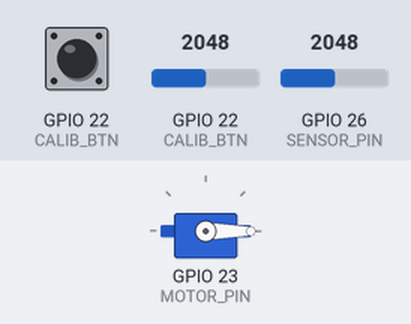
This sketch was run on a simulated ESP32. Parts: servo. The inputs (shaded band) are chosen by the test bench; at power-on: GPIO 22 (CALIB_BTN) HIGH, GPIO 26 (SENSOR_PIN) = 2048, GPIO 22 (CALIB_BTN) = 2048. EEPROM starts erased; what the sketch prints to the serial monitor is not drawn.

Above: at 1.2 s.
1.3 s: GPIO 22 (CALIB_BTN) pulled LOW for 0.15 s
At 6.4 s:
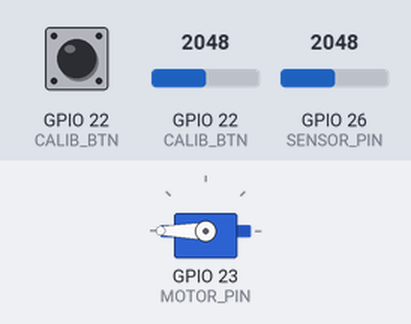
7.4 s: GPIO 26 (SENSOR_PIN) set to 491
10.4 s: GPIO 26 (SENSOR_PIN) set to 1228
13.4 s: GPIO 26 (SENSOR_PIN) set to 2047
At 13.55 s:
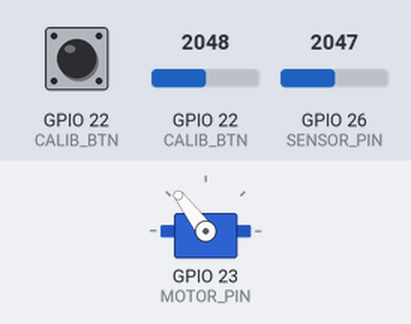
16.4 s: GPIO 26 (SENSOR_PIN) set to 160
At 17.7 s:
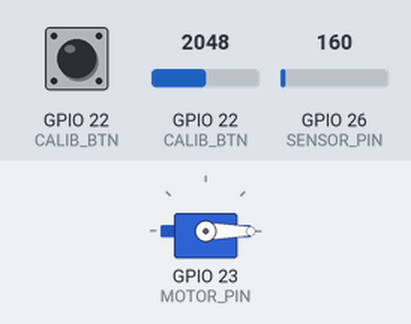
18.0 s: GPIO 22 (CALIB_BTN) pulled LOW for 1 s
At 29.0 s:
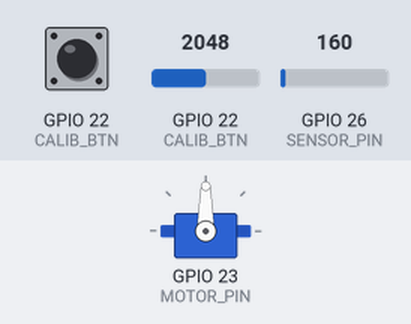
Timing chart, 0 to 29.9 s (numbered marks = the images above; inputs shaded):
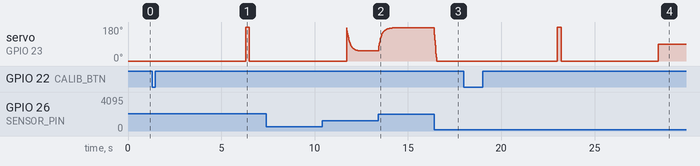

Measured:
- after the input at 1.3 s, servo on GPIO 23 (MOTOR_PIN): 0° → 180° after 5.0 s, → 0° 0.20 s later
- after the input at 7.4 s, every drawn part: stays the same
- after the input at 13.4 s, servo on GPIO 23 (MOTOR_PIN): moves from 53° to 176° over 1.1 s, starting at once
- after the input at 16.4 s, servo on GPIO 23 (MOTOR_PIN): moves from 176° to 0° over 0.15 s, starting at once
- after the input at 18.0 s, servo on GPIO 23 (MOTOR_PIN): 0° → 180° after 5.0 s, → 0° 0.20 s later, → 90° 5.2 s later

The sketch:

elric.ino
```cpp
#include <Servo.h>
#include <EEPROM.h>
#include <Filters.h>
#include <stdarg.h>

// Tune-able parameters
const int POLL_RATE          = 1;        // Poll rate in ms
const int DEFAULT_MIN_INPUT  = 100;      // Minimum input value (0-1024
const int DEFAULT_MAX_INPUT  = 200;      // Maximum input value (0-1024)
const int RANGE_DELTA        = 25;       // Delta for calibrated range
const int CALIBRATE_LENGTH   = 50;       // Number of values to collect for calibration
const int CALIBRATE_TIME     = 5000;     // Duration (ms) to collect calibration data
const int CURVE_STEEPNESS    = 20;       // Steepness of output curve. DO NOT GO BELOW LIKE 4 OR SOMETHING.
const float FILTER_FREQUENCY = 1;        // Frequency in HZ of LPF

// Pins
const int MOTOR_PIN  = 23; // Servo
const int SENSOR_PIN = 26; // Myoelectric sensor
const int CALIB_BTN  = 22; // Button for calibration routine

// EEPROM addresses
const int MIN_VAL_ADDR = 0;
const int MAX_VAL_ADDR = 0 + sizeof(int);

Servo servo;
FilterOnePole lpf(LOWPASS, FILTER_FREQUENCY);

void setup() {
  Serial.begin(115200);
  servo.attach(MOTOR_PIN);
  pinMode(SENSOR_PIN, INPUT);
  pinMode(CALIB_BTN, INPUT_PULLUP);
}

void loop() {
  float output_value;
  int input_value = analogRead(SENSOR_PIN);
  static int min_input = EEPROM_read_int(MIN_VAL_ADDR);
  static int max_input = EEPROM_read_int(MAX_VAL_ADDR);

  // Calibration buttons
  if (digitalRead(CALIB_BTN) == LOW) {
    calibration_sequence(CALIB_BTN, &min_input, &max_input);
  }

  // Apply LPF
  lpf.input(input_value);
  output_value = lpf.output();

  // Scale to range
  output_value = scale_to_range(output_value, min_input, max_input, 0, 1);

  // Debug, plot two graphs
  debug_graph(4, // Number of arguments
              scale_to_range(input_value, 0, 1024, 0, 1024),
              scale_to_range(output_value, 0, 1, 0, 1024),
              min_input,
              max_input
              );

  // Apply curve
  //output_value = curve(output_value, CURVE_STEEPNESS);

  // Write to servo
  servo.write(180 - scale_to_range(output_value, 0, 1, 0, 180));
  delay(POLL_RATE);
}

float scale_to_range(float input_value, float old_min, float old_max, float new_min, float new_max) {
  return clamp((input_value - old_min) * (new_max - new_min) / (old_max - old_min) + new_min, new_min, new_max);
}

float curve(float x, int steepness) {
  return .5 + .5 * tanh(steepness * (x - .5));
}

void debug_graph(int nArgs, ...) {
    va_list valist;
    va_start(valist, nArgs);
    for (int i=0; i < nArgs - 1; i++) {
        Serial.print(va_arg(valist, int));
        Serial.print(",");
    }
    //Serial.println(va_arg(valist, int));
    va_end(valist);
}

// TODO: Test
//float curve(float x, int k) {
//  w2 = 1 - x;
//  f1 = x;
//  f2 = 0.5 + 0.5 * tanh(s * (x-.5));
//  f = w1 * f1 + w2 * f2;
//}

float clamp(float x, float min_value, float max_value) {
  if (x < min_value) {
    x = min_value;
  }
  if (x > max_value) {
    x = max_value;
  }
  return x;
}

void twitch() {
  servo.write(180);
  delay(200);
  servo.write(0);
  delay(200);
}

void EEPROM_write_int(int ee, int value) {
  const byte* p = (const byte*)(const void*)&value;
  for (unsigned int i = 0; i < sizeof(value); i++) {
    EEPROM.write(ee++, *p++);
  }
}

int EEPROM_read_int(int ee) {
  int value;
  byte* p = (byte*)(void*)&value;
  for (unsigned int i = 0; i < sizeof(value); i++) {
    *p++ = EEPROM.read(ee++);
  }
  return value;
}

void calibration_sequence(int calib_btn, int* min_value, int* max_value) {
  while (analogRead(calib_btn) == LOW) {} // Wait for button press
  *min_value = calibrate_values() + RANGE_DELTA;
  EEPROM_write_int(MIN_VAL_ADDR, *min_value);
  twitch();                   // Signal that calibration is complete.
  while (analogRead(calib_btn) == LOW) {} // Wait for button press
  *max_value = calibrate_values() - RANGE_DELTA;
  EEPROM_write_int(MAX_VAL_ADDR, *max_value);
}

int calibrate_values() {
  Serial.println("CALIBRATING");
  int avg = 0;
  int readings[CALIBRATE_LENGTH];
  for (int i = 0; i < CALIBRATE_LENGTH; i++) {
    readings[i] = analogRead(SENSOR_PIN);
    delay(CALIBRATE_TIME / CALIBRATE_LENGTH);
  }
  for (int i = 0; i < CALIBRATE_LENGTH; i++) {
    avg += readings[i];
  }
  avg /= CALIBRATE_LENGTH;
  return avg;
}
```
